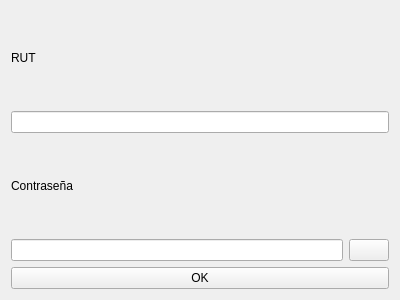
<?xml version="1.0" encoding="UTF-8"?>
<ui version="4.0">
 <class>Form</class>
 <widget class="QWidget" name="Form">
  <property name="geometry">
   <rect>
    <x>0</x>
    <y>0</y>
    <width>400</width>
    <height>300</height>
   </rect>
  </property>
  <property name="windowTitle">
   <string>Inicio de sesión</string>
  </property>
  <layout class="QGridLayout" name="gridLayout">
   <item row="0" column="0">
    <layout class="QVBoxLayout" name="verticalLayout">
     <item>
      <widget class="QLabel" name="label">
       <property name="text">
        <string>RUT</string>
       </property>
      </widget>
     </item>
     <item>
      <widget class="QLineEdit" name="identification"/>
     </item>
     <item>
      <widget class="QLabel" name="label_2">
       <property name="text">
        <string>Contraseña</string>
       </property>
      </widget>
     </item>
     <item>
      <layout class="QHBoxLayout" name="horizontalLayout">
       <item>
        <widget class="QLineEdit" name="password">
         <property name="echoMode">
          <enum>QLineEdit::EchoMode::Password</enum>
         </property>
        </widget>
       </item>
       <item>
        <widget class="QPushButton" name="reveal_password_button">
         <property name="text">
          <string/>
         </property>
         <property name="icon">
          <iconset>
           <normaloff>assets/basicons/eye-password.svg</normaloff>assets/basicons/eye-password.svg</iconset>
         </property>
        </widget>
       </item>
      </layout>
     </item>
     <item>
      <widget class="QPushButton" name="ok_button">
       <property name="text">
        <string>OK</string>
       </property>
      </widget>
     </item>
    </layout>
   </item>
  </layout>
 </widget>
 <resources/>
 <connections/>
</ui>
